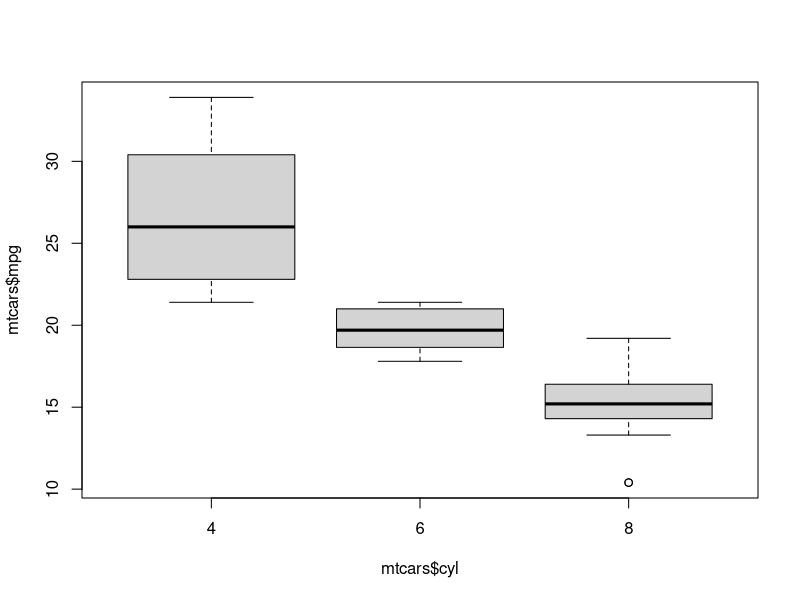

Write the R code that produced this figure.
## ---- chunk 1
boxplot(mtcars$mpg ~ mtcars$cyl)
